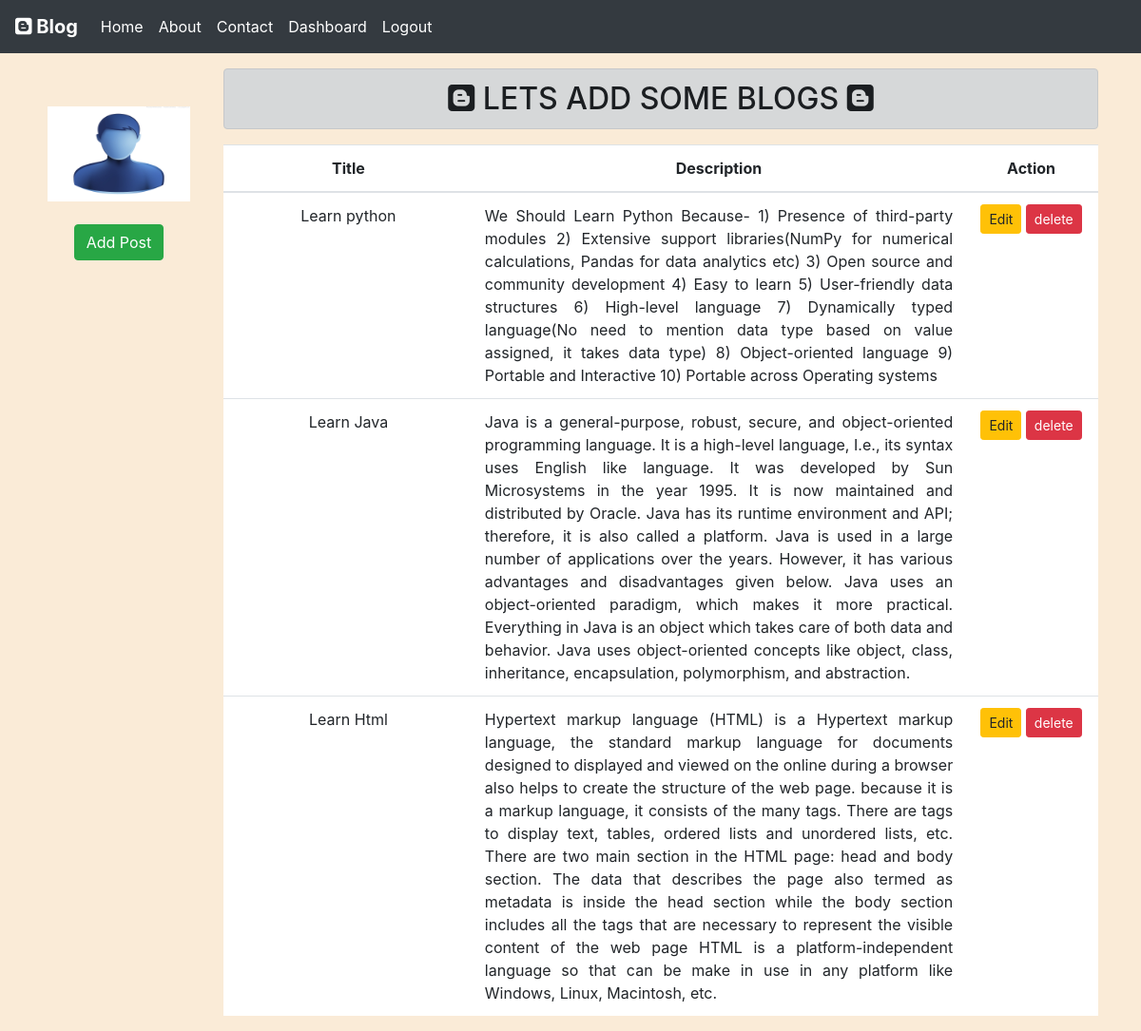
The page /dashboard/ (signed in) on the database its author committed.
### blogapp/models.py (models this page shows)
class Post(models.Model):
  title=models.CharField(max_length=200)
  desc=models.TextField()

### blogapp/views.py (the view)
# urls.py: path('dashboard/',views.dashboard,name="dashboard"),
def dashboard(request):
    if request.user.is_authenticated:
      posts=Post.objects.all()
      user=request.user
      full_name=user.get_full_name()
      gps=user.groups.all()
      return render(request,'dashboard.html',{'posts':posts,'name':full_name,'groups':gps})
    else :
      return HttpResponseRedirect('/login/')

### blogapp/templates/dashboard.html (shortened to what this page needs)
{% extends 'base.html' %}
{% load static %}
{% block side %}
 <div class="col-sm-2 text-white my-5 text-center">
    <img src="{% static 'blogapp/images/user.jpg'%}" alt="" width="150" height="100">
    <br>
    <a href="{% url 'addpost' %}" class="btn btn-success mt-4">Add Post</a>
 </div>
{% endblock side %}
{% block content%}
     <div class="col-sm-10 ">
       <h2 class="text-center alert alert-dark mt-3 "><i class="fab fa-blogger"></i> LETS ADD SOME BLOGS <i class="fab fa-blogger"></i></h2>
       {% if posts %}
        <table class="table table-hover bg-white">
           <thead>
              <tr class="text-center">
                <th scope="col" style="width:28%">Title</th>
                <th scope="col" style="width:55%">Description</th>
                <th scope="col" style="width:15%">Action</th>
              </tr>
           </thead>
           <tbody>
               {% for post in posts %}
                  <tr>
                     <td class="text-center font-weight-normal">{{post.title}}</td>
                     <td class="text-justify font-weight-normal">{{post.desc}}</td>
                     <td class="text-center font-weight-normal">
                        <a href="{% url 'updatepost' post.id %}" class="btn btn-warning btn-sm">Edit</a>
                        {% if perms.blog.delete_post %}
                        <form action="{% url 'deletepost' post.id %}" method="post" class="d-inline">
                          <input type="submit" class="btn btn-danger btn-sm" value="delete">
                        {% endif %}
                        </form>
                      </td>
                  </tr>
              {% endfor %}
          </tbody>
        </table>
       {% else %}
         <h2 class="text-center alert alert-warning">No Records</h2>
       {% endif %}
      </div>
{% endblock content %}

### blogapp/templates/base.html (shortened to what this page needs)
<!DOCTYPE html>
{% load static %}
<html lang="en">
<head>
    <link rel="stylesheet" href="{% static 'blogapp/css/bootstrap.css' %}">
    <link rel="stylesheet" href="{% static 'blogapp/css/style.css' %}">
</head>
<body>
    {% include 'navbar.html' %}
    <div class="container  ">
      <div class="row ">
          {% block side %}
          {% endblock side %}
          {% block content %}
          {% endblock content %}
      </div>
    </div>
</body>
</html>

### blogapp/templates/navbar.html (shortened to what this page needs)
<nav class="navbar navbar-expand-lg navbar-dark bg-dark">
    <a class="navbar-brand font-weight-bold" href="#"><i class="fab fa-blogger " ></i>  Blog</a>
    <div class="collapse navbar-collapse" id="navbarNav">
      <ul class="navbar-nav">
        <li class="nav-item active">
          <a class="nav-link font-weight-normal" href="{% url 'home' %}">Home</a>
        </li>
        <li class="nav-item active">
          <a class="nav-link font-weight-normal" href="{% url 'about'%}">About</a>
        </li>
        <li class="nav-item active">
          <a class="nav-link font-weight-normal" href="{% url 'contact' %}">Contact</a>
        </li>
        {% if request.user.is_authenticated %}
        <li class="nav-item active">
            <a class="nav-link font-weight-normal" href="{% url 'dashboard' %}">Dashboard</a>
        </li>
        <li class="nav-item active">
            <a class="nav-link font-weight-normal" href="{% url 'logout' %}">Logout</a>
        </li>
        {% endif %}
      </ul>
    </div>
</nav>

### blogapp/static/blogapp/css/style.css (style rules this page uses)
body { background-color:antiquewhite; }

### rows shown on the page
Post: title "Learn python", desc "We Should Learn Python Because- 1) Presence of third-party modules 2) Extensive support libraries(NumPy for numerical calculations, Pandas for data analytics etc) 3) Open source and community development 4) Easy to learn 5) User-friendly data structures 6) High-level language 7) Dynamically typed language(No need to mention data type based on value assigned, it takes data type) 8) Object-oriented language 9) Portable and Interactive 10) Portable across Operating systems"
Post: title "Learn Java", desc "Java is a general-purpose, robust, secure, and object-oriented programming language. It is a high-level language, I.e., its syntax uses English like language. It was developed by Sun Microsystems in the year 1995. It is now maintained and distributed by Oracle. Java has its runtime environment and API; therefore, it is also called a platform. Java is used in a large number of applications over the years. However, it has various advantages and disadvantages given below. Java uses an object-oriented paradigm, which makes it more practical. Everything in Java is an object which takes care of both data and behavior. Java uses object-oriented concepts like object, class, inheritance,…"
Post: title "Learn Html", desc "Hypertext markup language (HTML) is a Hypertext markup language, the standard markup language for documents designed to displayed and viewed on the online during a browser also helps to create the structure of the web page. because it is a markup language, it consists of the many tags. There are tags to display text, tables, ordered lists and unordered lists, etc. There are two main section in the HTML page: head and body section. The data that describes the page also termed as metadata is inside the head section while the body section includes all the tags that are necessary to represent the visible content of the web page HTML is a platform-independent language so that can be make in use…"
